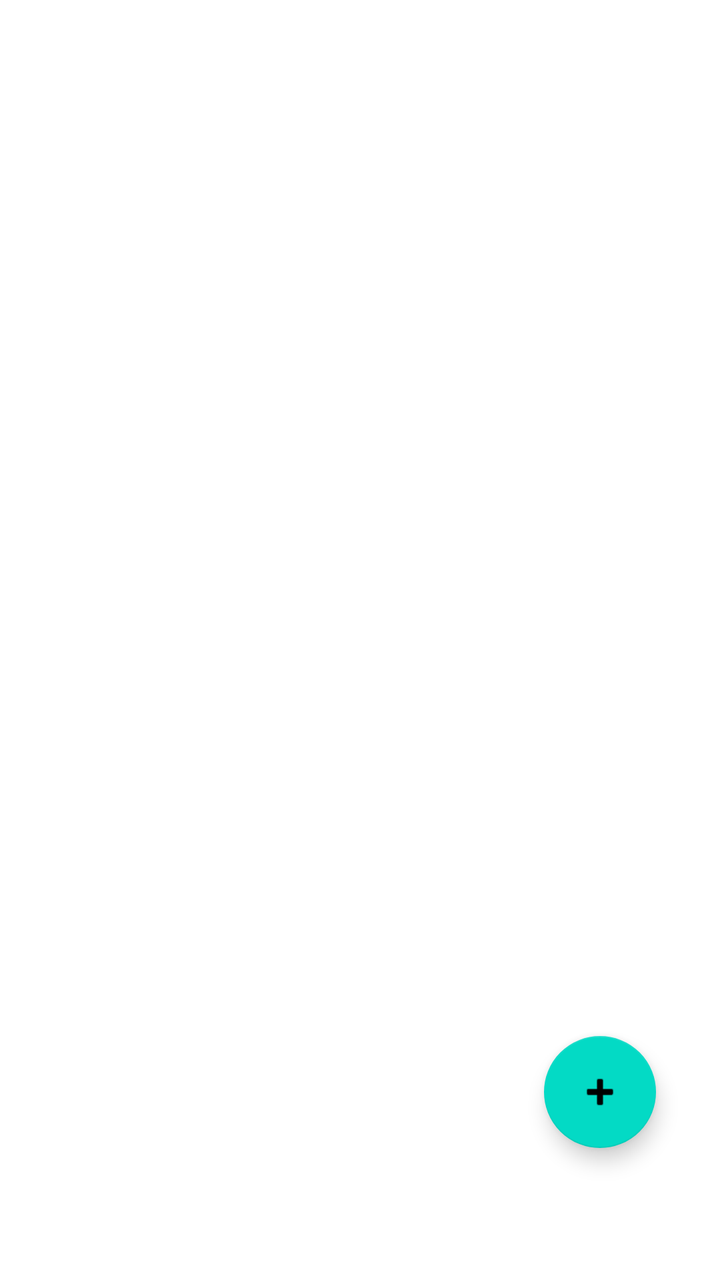
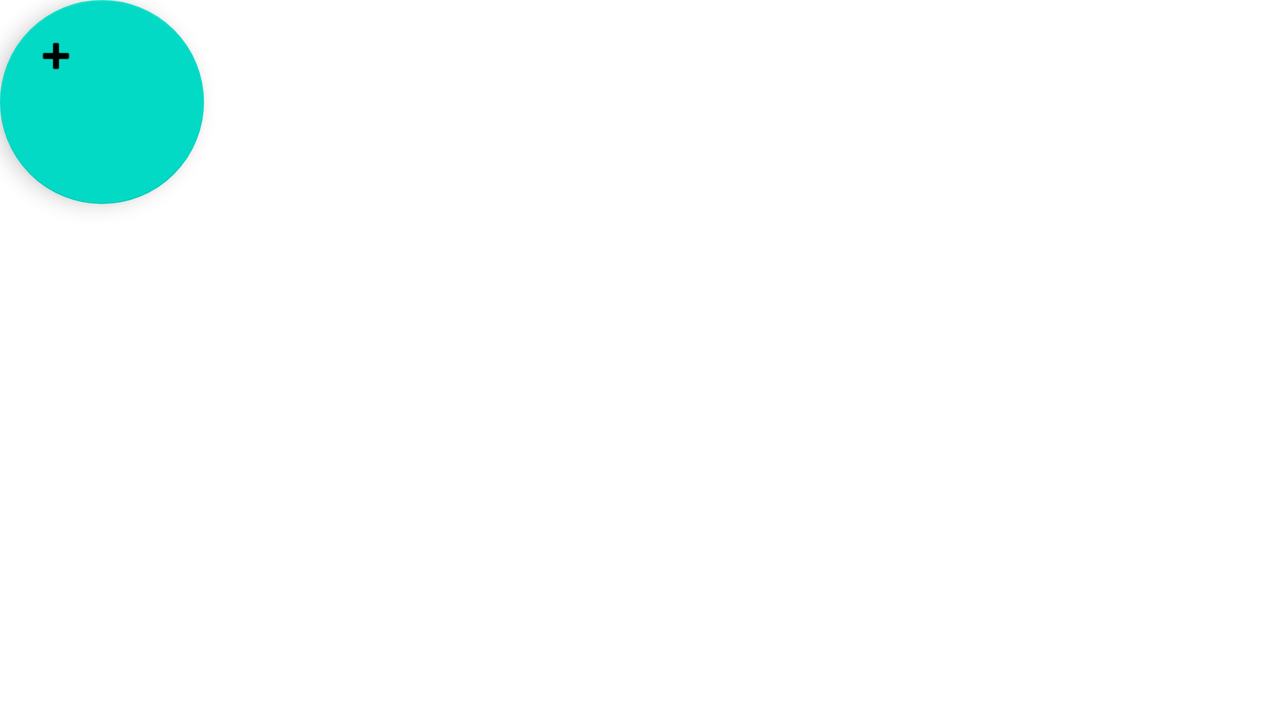

Compare how this app lays out the same screen by default and in its alternative resource folder. The renders come first, then the two layout files and the values they reference.
<!-- AndroidManifest.xml: application theme Theme.NotesRCM -->
<!-- res/layout/activity_main.xml -->
<?xml version="1.0" encoding="utf-8"?>
<androidx.coordinatorlayout.widget.CoordinatorLayout
    android:id="@+id/my_coordinator"
    android:layout_width="match_parent"
    android:layout_height="match_parent"
    xmlns:android="http://schemas.android.com/apk/res/android"
    xmlns:app="http://schemas.android.com/apk/res-auto"
    xmlns:tools="http://schemas.android.com/tools">

    <androidx.constraintlayout.widget.ConstraintLayout
        android:layout_width="match_parent"
        android:layout_height="match_parent"
        tools:context=".MainActivity">

        <androidx.recyclerview.widget.RecyclerView
            android:id="@+id/my_recycler_view"
            android:layout_width="0dp"
            android:layout_height="0dp"
            app:layout_constraintBottom_toBottomOf="parent"
            app:layout_constraintEnd_toEndOf="parent"
            app:layout_constraintStart_toStartOf="parent"
            app:layout_constraintTop_toTopOf="parent" />

        <com.google.android.material.floatingactionbutton.FloatingActionButton
            android:id="@+id/add_note_button"
            android:layout_width="wrap_content"
            android:layout_height="wrap_content"
            android:clickable="true"
            app:layout_constraintBottom_toBottomOf="@+id/my_recycler_view"
            app:layout_constraintEnd_toEndOf="parent"
            app:layout_constraintHorizontal_bias="0.895"
            app:layout_constraintStart_toStartOf="parent"
            app:layout_constraintTop_toTopOf="parent"
            app:layout_constraintVertical_bias="0.887"
            app:srcCompat="@android:drawable/ic_input_add"
            tools:ignore="MissingConstraints" />

    </androidx.constraintlayout.widget.ConstraintLayout>
</androidx.coordinatorlayout.widget.CoordinatorLayout>
<!-- resources referenced by this layout -->
<resources>
  <style name="Theme.NotesRCM" parent="Theme.MaterialComponents.DayNight.DarkActionBar">
          
          <item name="colorPrimary">@color/purple_500</item>
          <item name="colorPrimaryVariant">@color/purple_700</item>
          <item name="colorOnPrimary">@color/white</item>
          
          <item name="colorSecondary">@color/teal_200</item>
          <item name="colorSecondaryVariant">@color/teal_700</item>
          <item name="colorOnSecondary">@color/black</item>
          
          <item name="android:statusBarColor" tools:targetApi="l">?attr/colorPrimaryVariant</item>
          
      </style>
</resources>
<!-- res/layout-land/activity_main.xml (the repository's variant of the layout above) -->
<!-- drawn on the phone turned sideways -->
<?xml version="1.0" encoding="utf-8"?>
<androidx.coordinatorlayout.widget.CoordinatorLayout
    android:id="@+id/my_coordinator"
    android:layout_width="match_parent"
    android:layout_height="match_parent"
    xmlns:android="http://schemas.android.com/apk/res/android"
    xmlns:app="http://schemas.android.com/apk/res-auto"
    xmlns:tools="http://schemas.android.com/tools">

    <androidx.constraintlayout.widget.ConstraintLayout
        android:layout_width="match_parent"
        android:layout_height="match_parent"
        tools:context=".MainActivity">

        <androidx.recyclerview.widget.RecyclerView
            android:id="@+id/my_recycler_view"
            android:layout_width="0dp"
            android:layout_height="0dp"
            app:layout_constraintBottom_toBottomOf="parent"
            app:layout_constraintEnd_toEndOf="parent"
            app:layout_constraintStart_toStartOf="parent"
            app:layout_constraintTop_toTopOf="parent" />

        <com.google.android.material.floatingactionbutton.FloatingActionButton
            android:id="@+id/add_note_button"
            android:layout_width="125dp"
            android:layout_height="102dp"
            android:clickable="true"
            app:srcCompat="@android:drawable/ic_input_add"
            tools:ignore="MissingConstraints"
            tools:layout_editor_absoluteX="595dp"
            tools:layout_editor_absoluteY="282dp" />

    </androidx.constraintlayout.widget.ConstraintLayout>
</androidx.coordinatorlayout.widget.CoordinatorLayout>
